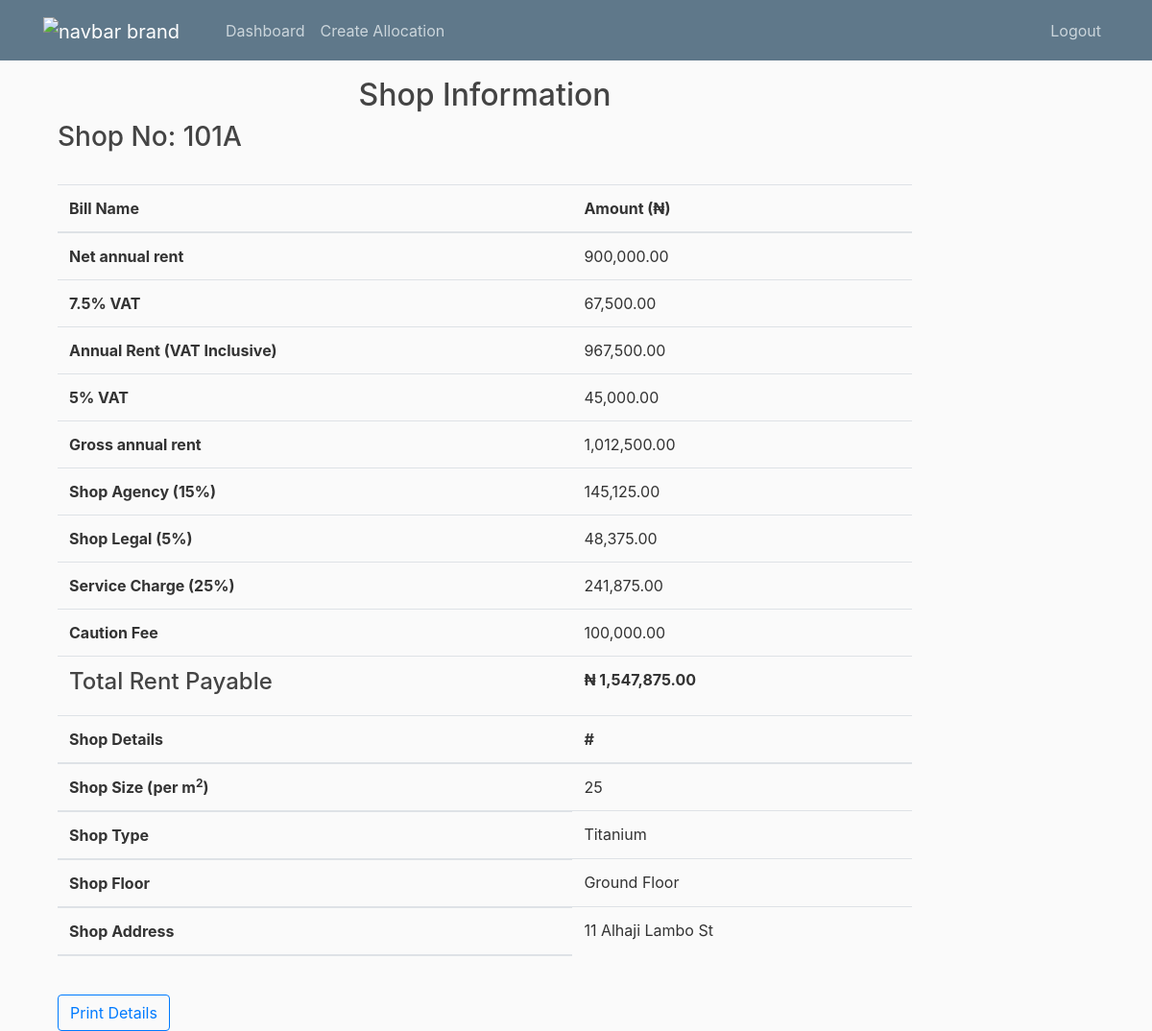
Screenshot of /shop/101A/detail/ (signed in) with the database file from the repository.
### shop/models.py (models this page shows, shortened)
class Shop(models.Model):
    Type = [
        ("Platinum", "Platinum"),
        ("Titanium", "Titanium"),
        ("Diamond", "Diamond"),
        ("Premium", "Premium"),
        ("Gold", "Gold"),
        ("Silver", "Silver"),
    ]
    Floor = [
        ("G", "Ground Floor"),
        ("1", "First Floor"),
        ("2", "Second Floor"),
    ]
    STATUS = [
        ("vacant", "Vacant"),
        ("allocated", "Allocated"),
    ]
    name = models.CharField(max_length=255)
    type = models.CharField(max_length=10, choices=Type)
    price = models.DecimalField(max_digits=10, decimal_places=2)
    shop_price = models.DecimalField(
        max_digits=10, decimal_places=2, blank=True, null=True
    )
    new_shop_price = models.DecimalField(
        max_digits=10, decimal_places=2, blank=True, null=True
    )
    caution_fee = models.DecimalField(
        max_digits=12, decimal_places=2, default=100000.00
    )
    no = models.CharField(max_length=5, validators=[MinLengthValidator(4)], unique=True)
    address = models.CharField(max_length=300)
    floor = models.CharField(max_length=20, choices=Floor)
    size = models.IntegerField()
    status = models.CharField(max_length=10, choices=STATUS, default="vacant")
    is_paid = models.BooleanField(default=False)
    is_approved = models.BooleanField(default=False)
    class Meta:
        ordering = ["no"]
    @property
    def rent(self):
        return self.size * self.price
    @property
    def vat(self):  # 7.5% OF THE RENT
        result = self.rent * Decimal("0.075")
        return result.quantize(Decimal("0.01"), rounding=ROUND_HALF_UP)
    @property
    def wht(self):  # 5%
        result = self.rent * Decimal(0.05)
        return result.quantize(Decimal("0.01"), rounding=ROUND_HALF_UP)
    @property
    def annual_rent(self):
        result = self.rent + self.vat
        return result.quantize(Decimal("0.01"), rounding=ROUND_HALF_UP)
    @property
    def gross_rent(self):
        return round(self.rent + self.vat + self.wht, 2)
    @property
    def new_shop_agency(self):
        result = (self.rent + self.vat) * Decimal("0.15")
        return result.quantize(Decimal("0.01"), rounding=ROUND_HALF_UP)
    @property
    def new_shop_legal(self):
        result = (self.rent + self.vat) * Decimal("0.05")
        return result.quantize(Decimal("0.01"), rounding=ROUND_HALF_UP)
    @property
    def new_service_charge(self):
        result = (self.rent + self.vat) * Decimal("0.25")
        return result.quantize(Decimal("0.01"), rounding=ROUND_HALF_UP)
    @property
    def new_total_rent_payable(self):
        return round(
            self.rent
            + self.new_shop_agency
            + self.new_shop_legal
            + self.new_service_charge
            + self.wht
            + self.vat
            + self.caution_fee,
            2,
        )
    @property
    def shop_price(self):
        result = self.rent * Decimal("1.075")
        return result.quantize(Decimal("0.01"), rounding=ROUND_HALF_UP)
    @property
    def shop_agency(self):
        result = self.shop_price * Decimal("0.05")
        return result.quantize(Decimal("0.01"), rounding=ROUND_HALF_UP)
    @property
    def shop_legal(self):
        result = self.shop_price * Decimal("0.05")
        return result.quantize(Decimal("0.01"), rounding=ROUND_HALF_UP)

### shop/views.py (the view)
# urls.py: path("shop/<str:shop_no>/detail/", views.shop_detail, name="shop-detail"),
@login_required
def shop_detail(request, shop_no):
    shop = get_object_or_404(Shop, no=shop_no)
    return render(request, "shop/detail.html", {"shop": shop, "title": "Shop Detail"})

### templates/shop/detail.html (shortened to what this page needs)
{% extends "rent/base.html" %}
{% block content %}
    <div class="container">
        <div class="row">
            <div class="col-md-12">
                <h2 class="text-center">Shop Information</h2>
                <h3>Shop No: {{ shop.no }}</h3><br>
    <table class="table">
        <thead>
          <tr>
            <th scope="col">Bill Name</th>
            <th scope="col">Amount (₦)</th>
          </tr>
        </thead>
        <tbody>
          <tr>
            <th scope="row">Net annual rent</th>
            <td>{{ shop.rent }}</td>
          </tr>
          <tr>
            <th scope="row">7.5% VAT</th>
            <td>{{ shop.vat }}</td>
          </tr>
          <tr>
            <th scope="row">Annual Rent (VAT Inclusive)</th>
            <td>{{ shop.annual_rent }}</td>
          </tr>
          <tr>
            <th scope="row">5% VAT</th>
            <td>{{ shop.wht}}</td>
          </tr>
          <tr>
            <th scope="row">Gross annual rent</th>
            <td>{{ shop.gross_rent }}</td>
          </tr>
          <tr>
            <th scope="row">Shop Agency (15%)</th>
            <td>{{ shop.new_shop_agency }}</td>
          </tr>
          <tr>
            <th scope="row">Shop Legal (5%)</th>
            <td>{{ shop.new_shop_legal }}</td>
          </tr>
          <tr>
            <th scope="row">Service Charge (25%)</th>
            <td>{{ shop.new_service_charge}}</td>
          </tr>
           <tr>
            <th scope="row">Caution Fee</th>
            <td>{{ shop.caution_fee }}</td>
          </tr>
          <tr>
            <th scope="row"><strong><h4>Total Rent Payable</h4></strong></th>
            <td><strong>₦ {{ shop.new_total_rent_payable }}</strong></td>
          </tr>
          <thead>
            <tr>
              <th scope="col">Shop Details</th>
              <th scope="col">#</th>
            </tr>
            <tr>
    <th scope="row">Shop Size (per m<sup>2</sup>)</th>
    <td>{{ shop.size }}</td>
</tr>
          <tr>
              <th scope="row">Shop Type</th>
              <td>{{ shop.type }}</td>
            </tr>
            <tr>
              <th scope="row">Shop Floor</th>
              <td>{{ shop.get_floor_display }}</td>
            </tr>
            <tr>
              <th scope="row">Shop Address</th>
              <td>{{ shop.address }}</td>
            </tr>
          </thead>
        </tbody>
      </table>
      <br>
      <a href="{% url 'generate-shop-payment-advice-pdf' shop.no %}" class="btn btn-outline-primary">Print Details</a>
            </div>
        </div>
    </div>
    {% endblock content %}

### static/css/base.css (style rules this page uses)
body { background: #fafafa; color: #333333; margin-top: 5rem; }
h1, h2, h3, h4, h5, h6 { color: #444444; }

### rows the page displays
Shop: no "101A", rent "900,000.00", vat "67,500.00", annual_rent "967,500.00", wht "45,000.00", gross_rent "1,012,500.00", new_shop_agency "145,125.00", new_shop_legal "48,375.00", new_service_charge "241,875.00", caution_fee "100,000.00", new_total_rent_payable "1,547,875.00", size "25", type "Titanium", floor "Ground Floor", address "11 Alhaji Lambo St"
